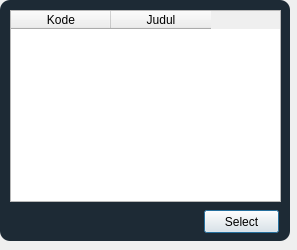
<?xml version="1.0" encoding="UTF-8"?>
<ui version="4.0">
 <class>FindBuku</class>
 <widget class="QDialog" name="FindBuku">
  <property name="geometry">
   <rect>
    <x>0</x>
    <y>0</y>
    <width>297</width>
    <height>250</height>
   </rect>
  </property>
  <property name="windowTitle">
   <string>Cari Buku</string>
  </property>
  <widget class="QPushButton" name="btnSelect">
   <property name="geometry">
    <rect>
     <x>204</x>
     <y>210</y>
     <width>75</width>
     <height>23</height>
    </rect>
   </property>
   <property name="styleSheet">
    <string notr="true">QPushButton#btnSelect:pressed{
padding-left:5px;
padding-top:5px;
background-color:rgba(2, 65, 118, 100);
background-position:calc(100% - 10px)center;
}
QPushButton#btnSelect:hover{
background-color:rgba(2, 65, 118, 200);
}</string>
   </property>
   <property name="text">
    <string>Select</string>
   </property>
   <property name="default">
    <bool>true</bool>
   </property>
  </widget>
  <widget class="QTableWidget" name="tblData">
   <property name="geometry">
    <rect>
     <x>10</x>
     <y>10</y>
     <width>271</width>
     <height>192</height>
    </rect>
   </property>
   <property name="alternatingRowColors">
    <bool>true</bool>
   </property>
   <column>
    <property name="text">
     <string>Kode</string>
    </property>
   </column>
   <column>
    <property name="text">
     <string>Judul</string>
    </property>
   </column>
  </widget>
  <widget class="QLabel" name="label_5">
   <property name="geometry">
    <rect>
     <x>0</x>
     <y>0</y>
     <width>290</width>
     <height>241</height>
    </rect>
   </property>
   <property name="styleSheet">
    <string notr="true">background-color:rgba(16, 30, 41, 240);
border-radius:10px;</string>
   </property>
   <property name="text">
    <string/>
   </property>
  </widget>
  <zorder>label_5</zorder>
  <zorder>btnSelect</zorder>
  <zorder>tblData</zorder>
 </widget>
 <tabstops>
  <tabstop>tblData</tabstop>
  <tabstop>btnSelect</tabstop>
 </tabstops>
 <resources/>
 <connections/>
</ui>
